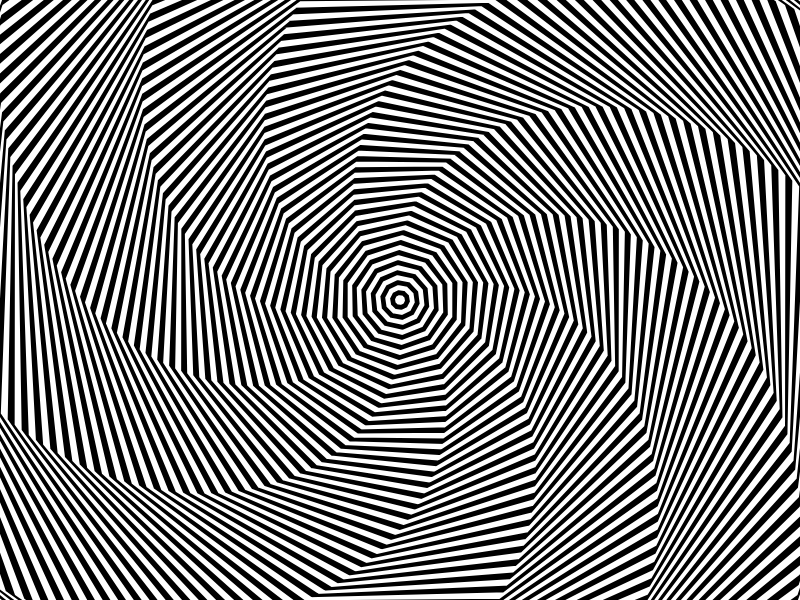
Frame 1 (no input)
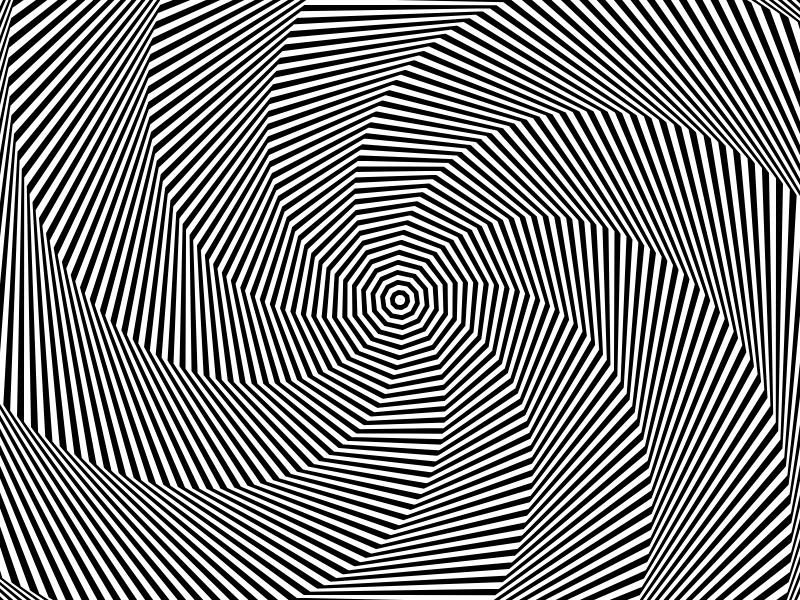
Frame 60 (no input)
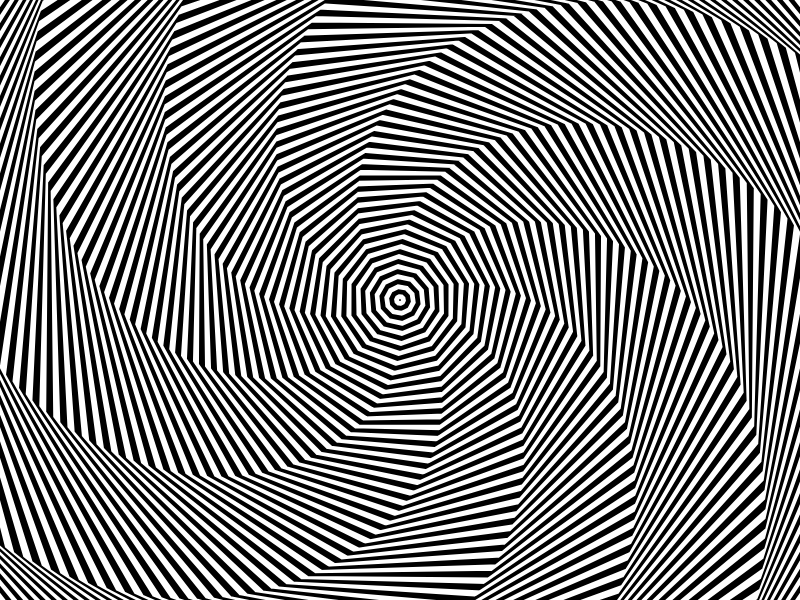
Frame 120 (the mouse pressed at the canvas centre since frame 60)

The p5.js sketch that drew these frames (run headless with seeded random() and noise() and a simulated clock; from frame 60 on, the mouse is pressed at the canvas centre):

// p5.js sketch
// ── sketch.js
// Illusione: spirale ottica formata da poligoni concentrici ruotati.
// Fonte: https://openprocessing.org/@u398497/2026897
// Parametri critici: 10 lati, passo radiale 5, spessore 10 + 9*cos(faseSpessore),
// rotazione progressiva PI/(25*cos(faseRotazione)+150).

// Obiettivo: animare un'illusione ottica geometrica composta da elementi ripetuti.
// Vincoli: canvas 800x600; solo bianco, nero e grigi; elementi ripetuti con cicli for;
// parametri numerici dichiarati all'inizio; movimento applicato agli elementi
// o ai parametri critici, non all'intera immagine.


let points = 10;
let step = 0;
let step2 = 0;

function setup() {
  createCanvas(800, 600);
  colorMode(HSB, 1);
}

function draw() {
  background(0);
  translate(width / 2, height / 2);
  
  const maxRadius = max(width, height);
  
  noFill();
  strokeWeight(9 * cos(step) + 10);
  
  for (let i = 5; i < maxRadius; i += 5) {
    push();
    
    if (i % 10 == 0) {
      stroke(33);
    } else {
      stroke(0);
    }
    
    beginShape();
    for (let a = 0.1; a < TWO_PI; a += TWO_PI / points) {
      let sx = cos(a) * i;
      let sy = sin(a) * i;
      vertex(sx, sy);
    }
    endShape(CLOSE);
    pop();
    
    // Ora la rotazione usa direttamente step2 crescendo in un'unica direzione
    rotate(PI / (25 * cos(step2) + 150));
  }
  
  step += 0.0055;
  step2 += 0.01; // Modifica questo valore per accelerare o rallentare la rotazione
}
